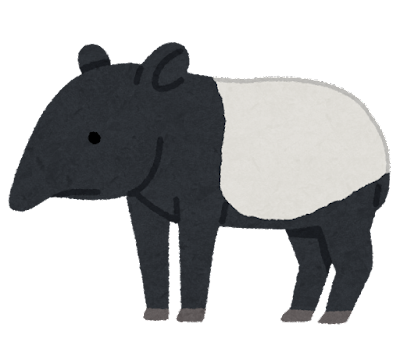
#> input picture analysis/analyze_05_scatter_plotting/cactus5.png, 400 x 360 px
$ python sample_scatter_plot.py
#> lines starting #> are read from the running program, lines starting #| are printed output that depends on the picture
import numpy as np
import matplotlib.pyplot as plt
from matplotlib.offsetbox import OffsetImage, AnnotationBbox


def imscatter(x, y, image_path, ax=None, zoom=1):
#> called with x = array of shape (20,), y = array of shape (20,), image_path = 'cactus5.png', zoom = 0.1
    if ax is None:
        ax = plt.gca()
    try:
        image_path = plt.imread(image_path)
#> image_path is the input picture: shape (360, 400, 4) float32; mean R, G, B, A 0.174, 0.177, 0.18, 0.442
    except TypeError:
        pass
    im = OffsetImage(image_path, zoom=zoom)
    x, y = np.atleast_1d(x, y)
    artists = []
    for x_, y_ in zip(x, y):  # 画像の配列 imgsを作って, ここを zip(x, y, imgs)にすれば行けそう
        ab = AnnotationBbox(im, (x_, y_), xycoords="data", frameon=False)
        artists.append(ax.add_artist(ab))
#> after the loop, artists = 20 items
    ax.update_datalim(np.column_stack([x, y]))
    ax.autoscale()
    return artists


if __name__ == '__main__':
    x, y = np.random.rand(2, 20)  # (2, 20) の行列
    image_path = "cactus5.png"  # plotする画像のimage
    fig, ax = plt.subplots()  # グラフ宣言
    imscatter(x, y, image_path, ax=ax, zoom=0.1)  # 散布図, zoomはplot画像の倍率
    ax.plot(x, y, "ko", alpha=0)
    plt.savefig("cactus_plot.png", dpi=200, transparent=False)
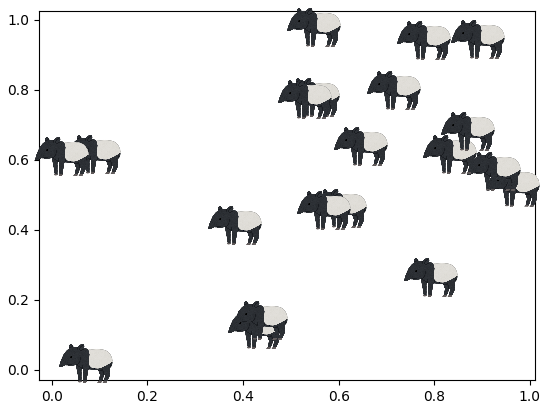
#> figure drawn by matplotlib, 1 panel
    plt.show()
